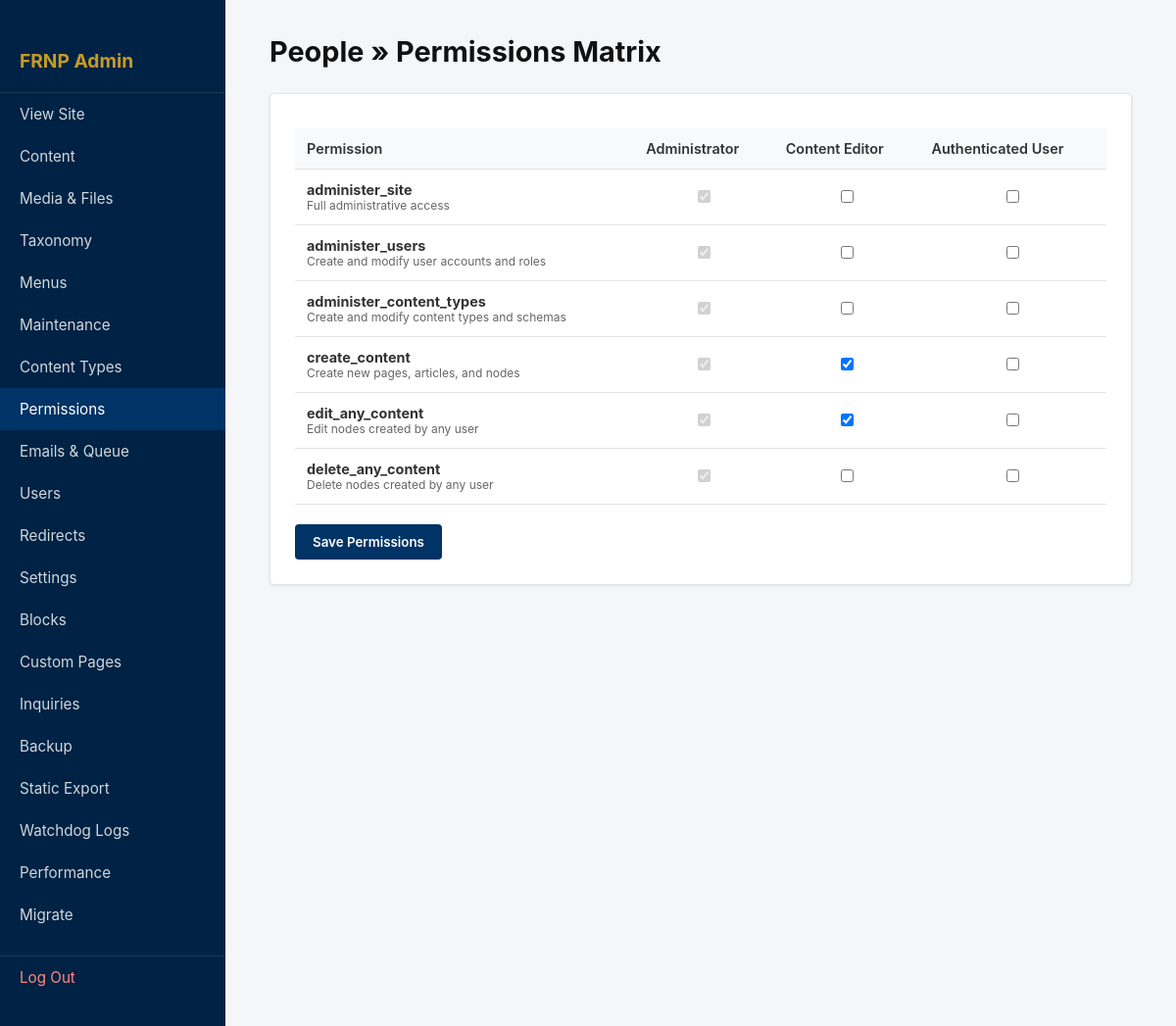
/admin/permissions.php (signed in), run on the app's committed database.
### tables this page shows
CREATE TABLE IF NOT EXISTS `roles` (
    `id` INT(10) UNSIGNED AUTO_INCREMENT PRIMARY KEY,
    `machine_name` VARCHAR(32) NOT NULL UNIQUE,
    `label` VARCHAR(64) NOT NULL
);

CREATE TABLE IF NOT EXISTS `permissions` (
    `id` INT(10) UNSIGNED AUTO_INCREMENT PRIMARY KEY,
    `machine_name` VARCHAR(64) NOT NULL UNIQUE,
    `description` VARCHAR(255) NOT NULL
);

### includes/auth.php (called while the page is built, shortened)
<?php
function current_user(): ?array {
    return $_SESSION['user'] ?? null;
}
function user_has_permission(string $permission): bool {
    $user = current_user();
    if (in_array('administrator', $user['roles'], true)) {
        return true;
    }
    return in_array($permission, $user['permissions'], true);
}

### admin/permissions.php (the view, shortened to what this page needs)
<?php
require_once __DIR__ . '/../includes/auth.php';
$db = get_db();
$roles = $db->query('SELECT * FROM roles ORDER BY id ASC')->fetchAll();
$permissions = $db->query('SELECT * FROM permissions ORDER BY id ASC')->fetchAll();
$current_map = [];
$rp = $db->query('SELECT role_id, permission_id FROM role_permissions')->fetchAll();
foreach ($rp as $row) {
    $current_map[$row['role_id']][$row['permission_id']] = true;
}
?>
<!DOCTYPE html>
<html>
<head>
    <link rel="stylesheet" href="/cms/assets/css/admin.css">
</head>
<body>
    <div class="admin-wrapper">
        <aside class="admin-nav">
            <?php require __DIR__ . '/nav.php'; ?>
        </aside>
        <main class="admin-main">
            <h1>People &raquo; Permissions Matrix</h1>
            <form method="POST" class="card">
                <table>
                    <thead>
                        <tr>
                            <th>Permission</th>
                            <?php foreach ($roles as $r): ?>
                                <th><?= htmlspecialchars($r['label']) ?></th>
                            <?php endforeach; ?>
                        </tr>
                    </thead>
                    <tbody>
                        <?php foreach ($permissions as $p): ?>
                        <tr>
                            <td>
                                <strong><?= htmlspecialchars($p['machine_name']) ?></strong>
                                <small style="display:block; color:#666;"><?= htmlspecialchars($p['description']) ?></small>
                            </td>
                            <?php foreach ($roles as $r): ?>
                                <td style="text-align: center;">
                                    <?php if ($r['machine_name'] === 'administrator'): ?>
                                        <input type="checkbox" checked disabled>
                                    <?php else: ?>
                                        <input type="checkbox" name="perm[<?= $r['id'] ?>][<?= $p['id'] ?>]" value="1"
                                            <?= isset($current_map[$r['id']][$p['id']]) ? 'checked' : '' ?>>
                                    <?php endif; ?>
                                </td>
                            <?php endforeach; ?>
                        </tr>
                        <?php endforeach; ?>
                    </tbody>
                </table>
                <div style="margin-top: 20px;">
                    <button type="submit" class="btn-primary">Save Permissions</button>
                </div>
            </form>
        </main>
    </div>
</body>
</html>

### admin/nav.php (shortened to what this page needs)
<?php
require_once __DIR__ . '/../includes/auth.php';
$current_script = basename($_SERVER['SCRIPT_NAME'] ?? '');
?>
<aside class="admin-nav">
    <h2>FRNP Admin</h2>
    <a href="/cms/">View Site</a>
    <?php foreach ($admin_menu_items as $item): ?>
        <?php if ($item['permission'] === null || user_has_permission($item['permission'])): ?>
            <?php
                $is_active = ($current_script === $item['file']);
            ?>
            <a href="<?= htmlspecialchars($item['url']) ?>" class="<?= $is_active ? 'active' : '' ?>">
                <?= htmlspecialchars($item['title']) ?>
            </a>
        <?php endif; ?>
    <?php endforeach; ?>
    <a href="/cms/admin/logout.php" style="color: #ff8a80; border-top: 1px solid rgba(255,255,255,0.1); margin-top: 20px;">Log Out</a>
</aside>

### assets/css/admin.css (style rules this page uses)
* { box-sizing: border-box; margin: 0; padding: 0; font-family: -apple-system, BlinkMacSystemFont, "Segoe UI", Roboto, sans-serif; }
body { background: #f4f6f8; color: #333; }
.admin-wrapper { display: flex; min-height: 100vh; }
.admin-nav { width: 230px; background: #002244; color: #fff; padding: 25px 0; }
.admin-nav h2 { padding: 0 20px 20px 20px; font-size: 1.2rem; border-bottom: 1px solid rgba(255,255,255,0.1); color: #c59b27; }
.admin-nav a { display: block; color: #cfd8dc; padding: 12px 20px; text-decoration: none; font-size: 0.95rem; }
.admin-nav a:hover, .admin-nav a.active { background: #003366; color: #fff; }
.admin-main { flex: 1; padding: 35px 45px; }
h1 { font-size: 1.8rem; margin-bottom: 25px; color: #111; }
.card { background: #fff; padding: 25px; border-radius: 4px; box-shadow: 0 1px 3px rgba(0,0,0,0.08); margin-bottom: 30px; border: 1px solid #e1e4e8; }
.btn-primary { background: #003366; color: #fff; border: none; padding: 10px 18px; border-radius: 4px; cursor: pointer; text-decoration: none; display: inline-block; font-weight: 600; }
table { width: 100%; border-collapse: collapse; margin-top: 10px; }
th, td { padding: 12px; text-align: left; border-bottom: 1px solid #e1e4e8; font-size: 0.9rem; }
th { background: #f8f9fa; font-weight: 600; }

### data on the page
roles: label "Administrator"
roles: label "Content Editor"
roles: label "Authenticated User"
permissions: machine_name "administer_site", description "Full administrative access"
permissions: machine_name "administer_users", description "Create and modify user accounts and roles"
permissions: machine_name "administer_content_types", description "Create and modify content types and schemas"
permissions: machine_name "create_content", description "Create new pages, articles, and nodes", id "☑"
permissions: machine_name "edit_any_content", description "Edit nodes created by any user", id "☑"
permissions: machine_name "delete_any_content", description "Delete nodes created by any user"

### other printed values
$item['title'] "Content"
$item['title'] "Media & Files"
$item['title'] "Taxonomy"
$item['title'] "Menus"
$item['title'] "Maintenance"
$item['title'] "Content Types"
$item['title'] "Permissions"
$item['title'] "Emails & Queue"
$item['title'] "Users"
$item['title'] "Redirects"
$item['title'] "Settings"
$item['title'] "Blocks"
$item['title'] "Custom Pages"
$item['title'] "Inquiries"
$item['title'] "Backup"
